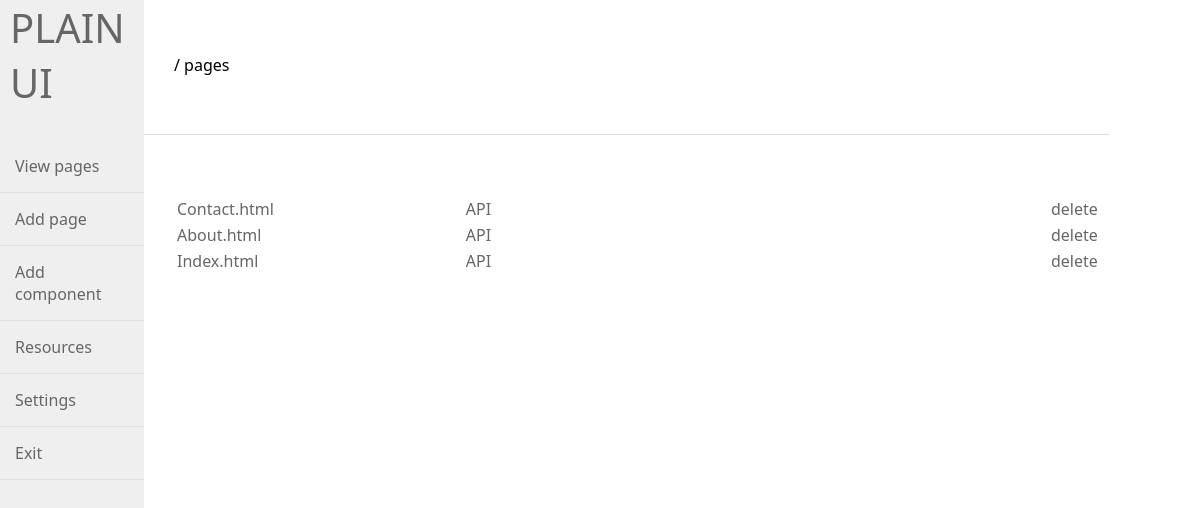
The app's page /pages/ (signed in), older data.
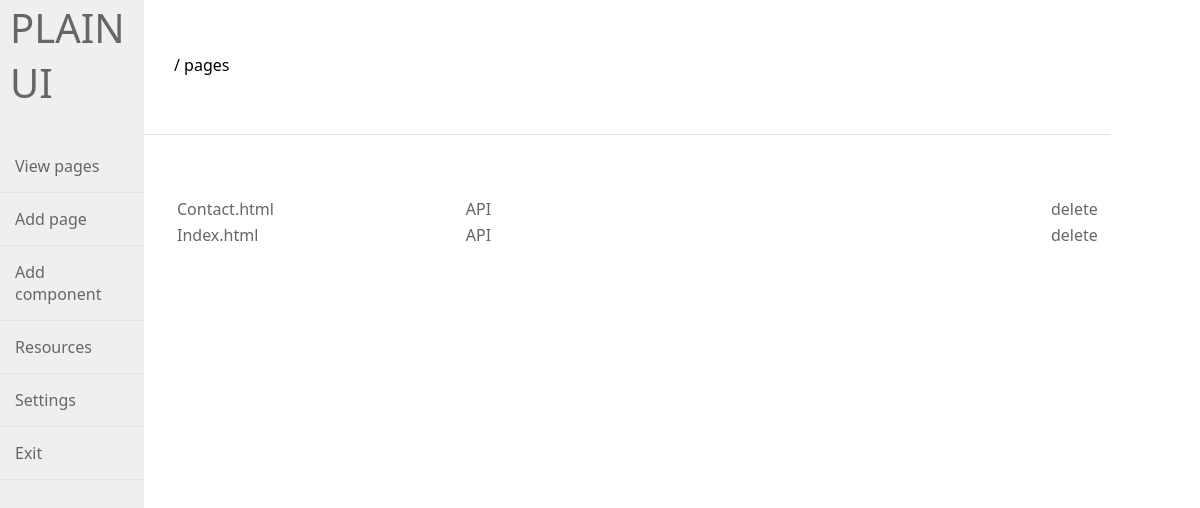
The same page, newer data.
### tables this page shows
CREATE TABLE `pages` (
  `id` int(11) NOT NULL,
  `page_name` varchar(255) NOT NULL,
  `sub` int(11) NOT NULL
);

### resources/PHP/Class.DB.php (called while the page is built, shortened)
<?php
class DB {
	private static $instance;
	private $connection;
	private function __construct() {
		$this->connection = new mysqli(HOST,USERNAME,PASSWORD,DATABASE);
		$this->connection->set_charset(CHARSET);
	}
	public static function init() {
		if(is_null(self::$instance)) {
			self::$instance = new DB();
		}
		return self::$instance;
	}
	public function __call($name, $args){
		if(method_exists($this->connection, $name)) {
			 return call_user_func_array(array($this->connection, $name), $args);
		} else {
			 trigger_error('Unknown Method ' . $name . '()', E_USER_WARNING);
			 return false;
		}
	}
}
class sql {
	protected $database;
	public function __construct() {
		$this->database = DB::init();
	}
	public function q($sql) {
		return $this->database->query($sql);
	}
	public function query($sql) {
		$req = $this->q($sql);
		for ($set = array (); $row = $req->fetch_assoc(); $set[] = $row);
		return $set;
	}
	public function intcast($int) {
		if($int >=0) {
			$int = intval($int);
			$int = (int)$int;
		}
		return (int)$int;
	}
	public function clean($string,$method='') {
		$data = '';
		switch($method) {
			case 'num':
				$data =  preg_replace('/[0-9]+/','', $string);
			break;
			case 'encode':
				$data =  htmlspecialchars($string,ENT_QUOTES,'UTF-8');
			break;
			}
		return $data;
	}
}
?>

### core/Header.php (called while the page is built, shortened)
<?php
	include("../resources/PHP/Class.DB.php");
	$cryptography = new Cryptography;
	$db = new sql();
	if(!isset($_SESSION['uuid'])) {
		$token  = $cryptography->uniqueID();
		$token .= $cryptography->uniqueID();
		$token .= $cryptography->uniqueID();
		$token .= $cryptography->uniqueID();
		$_SESSION['uuid'] = $token;
	} else {
		$token = $db->clean($_SESSION['uuid'],'encode');
	}
?>

### core/Pages.php (the view, shortened to what this page needs)
<?php
	include("Header.php");
	$result = $db->query("SELECT * from pages ORDER BY id DESC");
?>
<!DOCTYPE html>
<html>
<head>
<?php include("Meta.php");?>
</head>
<body>
<div class="container">
	<header class="header">
	<?php include("Navigation.php");?>
	</header>
	<nav class="nav">
	/ pages
	</nav>
	<article class="main">
	<table rowspan="" width="100%">
	<?php
	for($i=0;$i<count($result);$i++){
	?>
		<tr>
		<td><a href="<?php echo SITE;?>components/edit/<?php echo $db->intcast($result[$i]['id']);?>/"><?php echo $result[$i]['page_name'];?></a></td>
		<td><a target="_blank" href="<?php echo SITE;?>API.php?id=<?php echo $db->intcast($result[$i]['id']);?>">API</a></td>
		<td width="500"></td>
		<td width="80"><a href="<?php echo SITE . 'pages/'.$token;?>/delete/<?php echo $db->intcast($result[$i]['id']);?>/">delete</a></td>
		</tr>
	<?php
	}
	?>
	</table>
	</article>
</div>
</body>
</html>

Row changes from the older to the newer data that the page shows:
removed pages: page_name "About.html"
